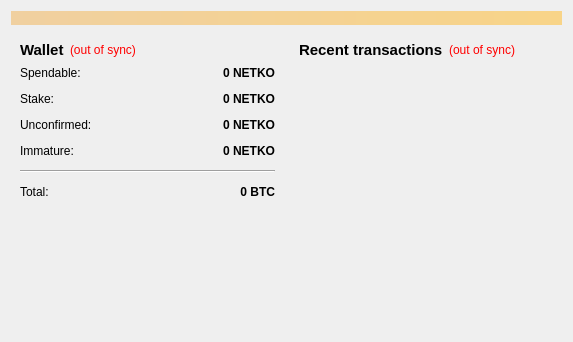
<?xml version="1.0" encoding="UTF-8"?>
<ui version="4.0">
 <class>OverviewPage</class>
 <widget class="QWidget" name="OverviewPage">
  <property name="geometry">
   <rect>
    <x>0</x>
    <y>0</y>
    <width>573</width>
    <height>342</height>
   </rect>
  </property>
  <property name="windowTitle">
   <string>Form</string>
  </property>
  <layout class="QVBoxLayout" name="topLayout">
   <item>
    <widget class="QLabel" name="labelAlerts">
     <property name="visible">
      <bool>false</bool>
     </property>
     <property name="styleSheet">
      <string notr="true">background-color: qlineargradient(x1: 0, y1: 0, x2: 1, y2: 0, stop:0 #F0D0A0, stop:1 #F8D488);  color:#000000
</string>
     </property>
     <property name="wordWrap">
      <bool>true</bool>
     </property>
     <property name="margin">
      <number>3</number>
     </property>
    </widget>
   </item>
   <item>
    <layout class="QHBoxLayout" name="horizontalLayout" stretch="1,1">
     <item>
      <layout class="QVBoxLayout" name="verticalLayout_2">
       <item>
        <widget class="QWidget" name="widget" native="true">
         <layout class="QVBoxLayout" name="verticalLayout_4">
          <item>
           <layout class="QHBoxLayout" name="horizontalLayout_4">
            <item>
             <widget class="QLabel" name="label_5">
              <property name="font">
               <font>
                <pointsize>11</pointsize>
                <weight>75</weight>
                <bold>true</bold>
               </font>
              </property>
              <property name="text">
               <string>Wallet</string>
              </property>
             </widget>
            </item>
            <item>
             <widget class="QLabel" name="labelWalletStatus">
              <property name="toolTip">
               <string>The displayed information may be out of date. Your wallet automatically synchronizes with the Netko network after a connection is established, but this process has not completed yet.</string>
              </property>
              <property name="styleSheet">
               <string notr="true">QLabel { color: red; }</string>
              </property>
              <property name="text">
               <string notr="true">(out of sync)</string>
              </property>
              <property name="alignment">
               <set>Qt::AlignLeading|Qt::AlignLeft|Qt::AlignVCenter</set>
              </property>
             </widget>
            </item>
            <item>
             <spacer name="horizontalSpacer_2">
              <property name="orientation">
               <enum>Qt::Horizontal</enum>
              </property>
              <property name="sizeHint" stdset="0">
               <size>
                <width>40</width>
                <height>20</height>
               </size>
              </property>
             </spacer>
            </item>
           </layout>
          </item>
          <item>
           <layout class="QFormLayout" name="formLayout_2">
            <property name="fieldGrowthPolicy">
             <enum>QFormLayout::AllNonFixedFieldsGrow</enum>
            </property>
            <property name="horizontalSpacing">
             <number>12</number>
            </property>
            <property name="verticalSpacing">
             <number>12</number>
            </property>
            <item row="0" column="0">
             <widget class="QLabel" name="label">
              <property name="text">
               <string>Spendable:</string>
              </property>
             </widget>
            </item>
            <item row="0" column="1">
             <widget class="QLabel" name="labelBalance">
              <property name="font">
               <font>
                <weight>75</weight>
                <bold>true</bold>
               </font>
              </property>
              <property name="cursor">
               <cursorShape>IBeamCursor</cursorShape>
              </property>
              <property name="toolTip">
               <string>Your current spendable balance</string>
              </property>
              <property name="text">
               <string notr="true">0 NETKO</string>
              </property>
              <property name="alignment">
               <set>Qt::AlignRight|Qt::AlignTrailing|Qt::AlignVCenter</set>
              </property>
              <property name="textInteractionFlags">
               <set>Qt::LinksAccessibleByMouse|Qt::TextSelectableByKeyboard|Qt::TextSelectableByMouse</set>
              </property>
             </widget>
            </item>
            <item row="1" column="0">
             <widget class="QLabel" name="label_6">
              <property name="text">
               <string>Stake:</string>
              </property>
             </widget>
            </item>
            <item row="1" column="1">
             <widget class="QLabel" name="labelStake">
              <property name="font">
               <font>
                <weight>75</weight>
                <bold>true</bold>
               </font>
              </property>
              <property name="cursor">
               <cursorShape>IBeamCursor</cursorShape>
              </property>
              <property name="toolTip">
               <string>Total of coins that was staked, and do not yet count toward the current balance</string>
              </property>
              <property name="text">
               <string notr="true">0 NETKO</string>
              </property>
              <property name="alignment">
               <set>Qt::AlignRight|Qt::AlignTrailing|Qt::AlignVCenter</set>
              </property>
              <property name="textInteractionFlags">
               <set>Qt::LinksAccessibleByMouse|Qt::TextSelectableByKeyboard|Qt::TextSelectableByMouse</set>
              </property>
             </widget>
            </item>
            <item row="2" column="0">
             <widget class="QLabel" name="label_3">
              <property name="text">
               <string>Unconfirmed:</string>
              </property>
             </widget>
            </item>
            <item row="2" column="1">
             <widget class="QLabel" name="labelUnconfirmed">
              <property name="font">
               <font>
                <weight>75</weight>
                <bold>true</bold>
               </font>
              </property>
              <property name="cursor">
               <cursorShape>IBeamCursor</cursorShape>
              </property>
              <property name="toolTip">
               <string>Total of transactions that have yet to be confirmed, and do not yet count toward the current balance</string>
              </property>
              <property name="text">
               <string notr="true">0 NETKO</string>
              </property>
              <property name="alignment">
               <set>Qt::AlignRight|Qt::AlignTrailing|Qt::AlignVCenter</set>
              </property>
              <property name="textInteractionFlags">
               <set>Qt::LinksAccessibleByMouse|Qt::TextSelectableByKeyboard|Qt::TextSelectableByMouse</set>
              </property>
             </widget>
            </item>
            <item row="3" column="0">
             <widget class="QLabel" name="labelImmatureText">
              <property name="text">
               <string>Immature:</string>
              </property>
             </widget>
            </item>
            <item row="3" column="1">
             <widget class="QLabel" name="labelImmature">
              <property name="font">
               <font>
                <weight>75</weight>
                <bold>true</bold>
               </font>
              </property>
              <property name="toolTip">
               <string>Mined balance that has not yet matured</string>
              </property>
              <property name="text">
               <string notr="true">0 NETKO</string>
              </property>
              <property name="alignment">
               <set>Qt::AlignRight|Qt::AlignTrailing|Qt::AlignVCenter</set>
              </property>
              <property name="textInteractionFlags">
               <set>Qt::LinksAccessibleByMouse|Qt::TextSelectableByKeyboard|Qt::TextSelectableByMouse</set>
              </property>
             </widget>
            </item>
            <item row="4" column="0" colspan="2">
             <widget class="Line" name="line">
              <property name="orientation">
               <enum>Qt::Horizontal</enum>
              </property>
             </widget>
            </item>
            <item row="5" column="0">
             <widget class="QLabel" name="labelTotalText">
              <property name="text">
               <string>Total:</string>
              </property>
             </widget>
            </item>
            <item row="5" column="1">
             <widget class="QLabel" name="labelTotal">
              <property name="font">
               <font>
                <weight>75</weight>
                <bold>true</bold>
               </font>
              </property>
              <property name="cursor">
               <cursorShape>IBeamCursor</cursorShape>
              </property>
              <property name="toolTip">
               <string>Your current total balance</string>
              </property>
              <property name="text">
               <string notr="true">0 BTC</string>
              </property>
              <property name="alignment">
               <set>Qt::AlignRight|Qt::AlignTrailing|Qt::AlignVCenter</set>
              </property>
              <property name="textInteractionFlags">
               <set>Qt::LinksAccessibleByMouse|Qt::TextSelectableByKeyboard|Qt::TextSelectableByMouse</set>
              </property>
             </widget>
            </item>
           </layout>
          </item>
         </layout>
        </widget>
       </item>
       <item>
        <spacer name="verticalSpacer">
         <property name="orientation">
          <enum>Qt::Vertical</enum>
         </property>
         <property name="sizeHint" stdset="0">
          <size>
           <width>20</width>
           <height>40</height>
          </size>
         </property>
        </spacer>
       </item>
      </layout>
     </item>
     <item>
      <layout class="QVBoxLayout" name="verticalLayout_3">
       <item>
        <widget class="QWidget" name="widget_2" native="true">
         <layout class="QVBoxLayout" name="verticalLayout">
          <item>
           <layout class="QHBoxLayout" name="horizontalLayout_2">
            <item>
             <widget class="QLabel" name="label_4">
              <property name="font">
               <font>
                <pointsize>11</pointsize>
                <weight>75</weight>
                <bold>true</bold>
               </font>
              </property>
              <property name="text">
               <string>&lt;b&gt;Recent transactions&lt;/b&gt;</string>
              </property>
             </widget>
            </item>
            <item>
             <widget class="QLabel" name="labelTransactionsStatus">
              <property name="toolTip">
               <string>The displayed information may be out of date. Your wallet automatically synchronizes with the Netko network after a connection is established, but this process has not completed yet.</string>
              </property>
              <property name="styleSheet">
               <string notr="true">QLabel { color: red; }</string>
              </property>
              <property name="text">
               <string notr="true">(out of sync)</string>
              </property>
              <property name="alignment">
               <set>Qt::AlignRight|Qt::AlignTrailing|Qt::AlignVCenter</set>
              </property>
             </widget>
            </item>
            <item>
             <spacer name="horizontalSpacer">
              <property name="orientation">
               <enum>Qt::Horizontal</enum>
              </property>
              <property name="sizeHint" stdset="0">
               <size>
                <width>40</width>
                <height>20</height>
               </size>
              </property>
             </spacer>
            </item>
           </layout>
          </item>
          <item>
           <widget class="QListView" name="listTransactions">
            <property name="styleSheet">
             <string notr="true">QListView { background: transparent; }</string>
            </property>
            <property name="frameShape">
             <enum>QFrame::NoFrame</enum>
            </property>
            <property name="verticalScrollBarPolicy">
             <enum>Qt::ScrollBarAlwaysOff</enum>
            </property>
            <property name="horizontalScrollBarPolicy">
             <enum>Qt::ScrollBarAlwaysOff</enum>
            </property>
            <property name="selectionMode">
             <enum>QAbstractItemView::NoSelection</enum>
            </property>
           </widget>
          </item>
         </layout>
        </widget>
       </item>
      </layout>
     </item>
    </layout>
   </item>
  </layout>
 </widget>
 <resources/>
 <connections/>
</ui>
